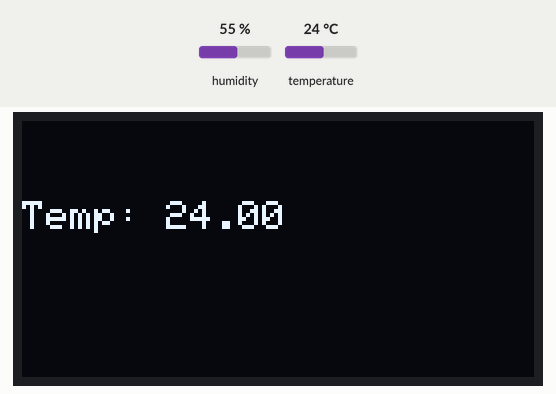
Simulated run of this program. Board: ESP32. On the bench: 128×64 one-colour display. Inputs (shaded band) come from the test bench; at power-on: humidity 55 %, temperature 24 °C.

Above: at 2.8 s.
2.9 s: humidity set to 22 %
At 5.3 s:
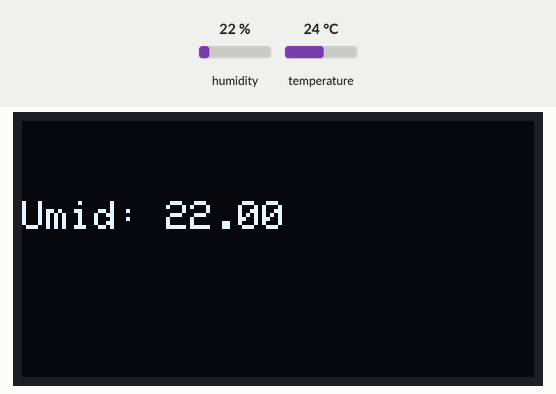
8.9 s: temperature set to 12 °C
At 13.7 s:
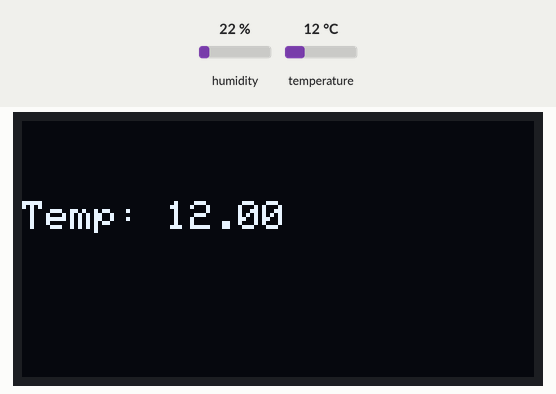
14.0 s: humidity set to 40 %
At 15.7 s:
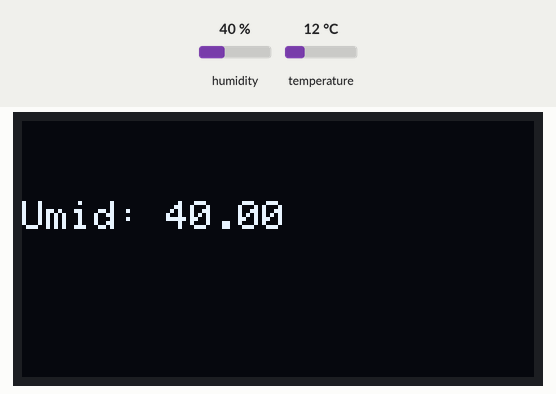
19.0 s: temperature set to 19 °C
At 22.9 s:
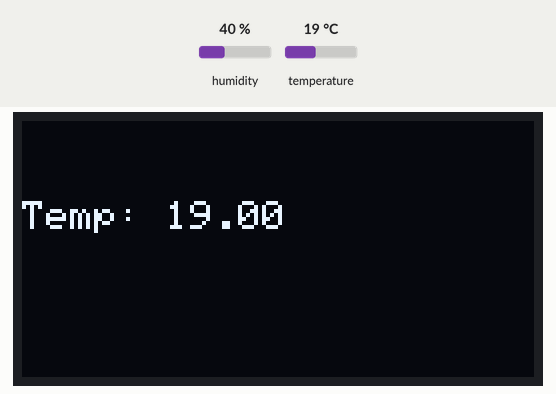
Timing chart, 0 to 24.4 s (numbered marks = the images above; inputs shaded):
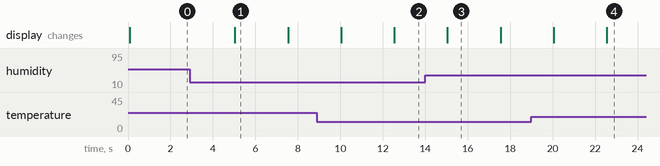

Measured:
- after the input at 2.9 s, the display: changes after 2.1 s (image 1)
- after the input at 8.9 s, the display: first differs from a run without the input after 3.6 s (image 2)
- after the input at 14.0 s, the display: changes after 1.0 s (image 3)
- after the input at 19.0 s, the display: first differs from a run without the input after 3.6 s (image 4)
- what the display in image 1 shows lasts 2.5 s, from 5.0 s to 7.5 s

The program:

main.cpp
```cpp
#include <Arduino.h>
#include <Wire.h>
#include <DHT.h>
#include <Adafruit_GFX.h>
#include <Adafruit_SSD1306.h>

#define DHTPIN 17
#define DHTTYPE DHT22
// definindo dimensões do display
#define SCREEN_WIDTH 128
#define SCREEN_HEIGHT 64
// definindo pino de reset do display (não usado)
#define OLED_RESET -1

Adafruit_SSD1306 display(SCREEN_WIDTH, SCREEN_HEIGHT, &Wire, OLED_RESET);

DHT dht(DHTPIN, DHTTYPE);

unsigned long tempo = 0;
unsigned long tempoReferencia = 0;

void IRAM_ATTR showDHT();

void setup() {
  Serial.begin(115200);
  Wire.begin(4, 5);
  display.begin(SSD1306_SWITCHCAPVCC, 0x3C);

  display.clearDisplay();
  display.setTextColor(SSD1306_WHITE);
  display.setTextSize(1.5);

}

void loop() {
   showDHT();
}
//   //TODO: criar uma abstração usando wire.h e verificar o uso do Adafruit_SSD 1306
//   tempo = millis();
//   float umidade = 0;
//   float temperatura = 0;

//   unsigned long tempoDecorrido = tempo - tempoReferencia;

//   if(tempoDecorrido < 5000){
//     umidade = dht.readHumidity();
//     temperatura = dht.readTemperature();
//     // Serial.println(umidade);
//     // Serial.println(temperatura);
//     delay(10);
//   }
//   else{
//     tempoReferencia = tempo;
//   }

//   if(isnan(temperatura) || isnan(umidade)){
//     display.setCursor(0,0);
//     display.clearDisplay();
//     display.print("Erro no Sensor!");
//     display.display();
//     return;
//   }

//   display.setCursor(0,0);
//   display.print("Temp:" + String(temperatura) + "C");
//   display.setCursor(0,1);
//   display.print("Umid:" + String(umidade) + "%");
//   display.display();
// }
void IRAM_ATTR showDHT(){
  float temperatura = 0;
  float umidade = 0;

  tempo = millis();

  unsigned long tempoDecorrido = tempo - tempoReferencia;

  if (tempoDecorrido < 2500){
    temperatura = dht.readTemperature();
    delay(10);
    display.clearDisplay();
    display.setCursor(0,20);
    display.print("Temp: " + String(temperatura));
    display.display();
  }
  else if(tempoDecorrido > 2500 && tempoDecorrido < 5000){
    umidade = dht.readHumidity();
    delay(10);
    display.clearDisplay();
    display.setCursor(0,20);
    display.print("Umid: " + String(umidade));
    display.display();
  }
  else{
    tempoReferencia = tempo;
  }

}
```
